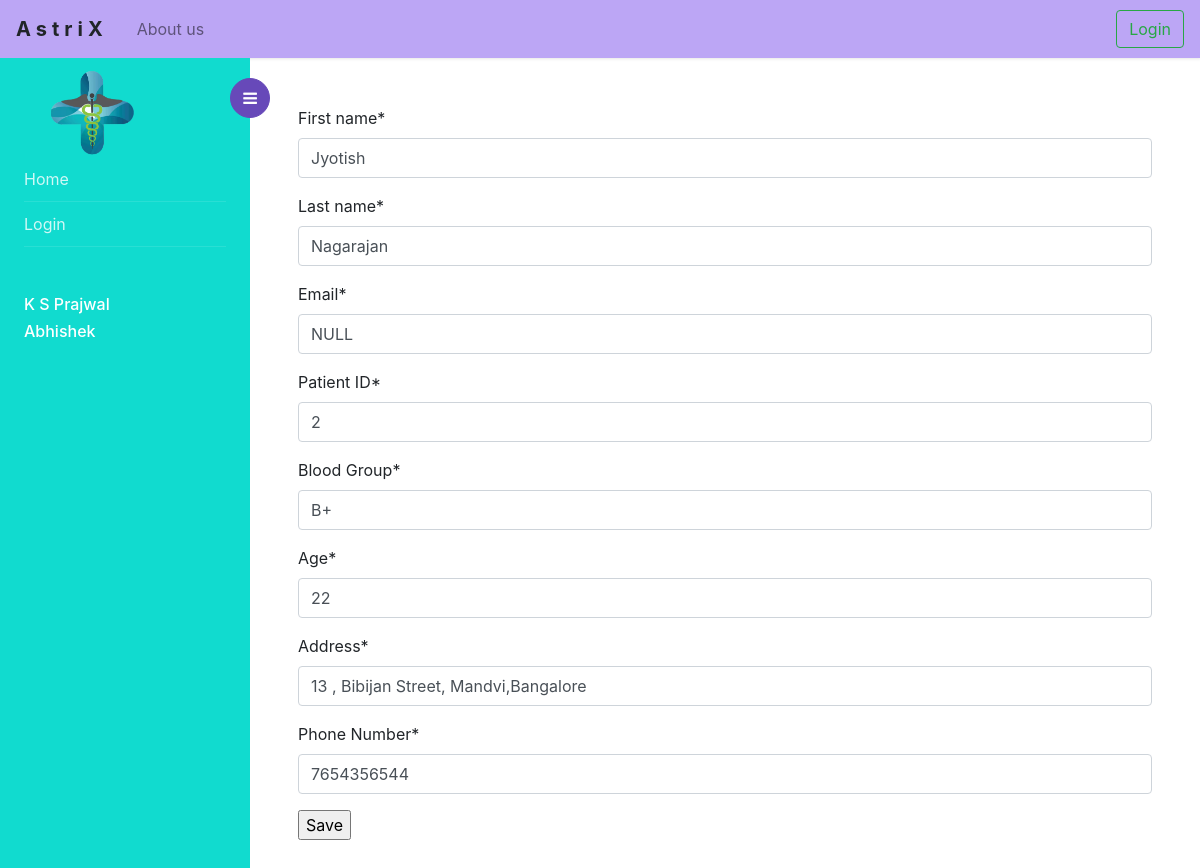
The page /patient/2/ on the database its author committed.
### management/models.py (models this page shows, shortened)
class Patients(models.Model):
    firstName = models.CharField(max_length=50,null=False,verbose_name = "First name")
    lastName = models.CharField(max_length=50,null=False,verbose_name = "Last name")
    email = models.EmailField(max_length=254)
    pid = models.PositiveIntegerField(null=False,unique=True,default=1,verbose_name = "Patient ID")
    bloodGroup = models.CharField(max_length=3,null=False,verbose_name = "Blood Group")
    age = models.PositiveIntegerField(verbose_name = "Age")
    address = models.CharField(max_length=50,null=False,verbose_name = "Address")
    phNo = models.CharField( max_length=10,verbose_name = "Phone Number")

### management/views.py (the view)
# urls.py: path("patient/<pk>/",updatePatient.as_view(),name= "updatepatient"),
class updatePatient(UpdateView):
    model = Patients
    fields = "__all__"
    template_name = "updatepatient.html"
    success_url ="/management/patient/"

### templates/updatepatient.html (shortened to what this page needs)
{% extends "base.html" %}
{% load crispy_forms_tags %}
{% block content %}
<div class="p-4 p-md-5 pt-5">
    <form method="post">
	{{ form|crispy }}
	<input type="submit" value="Save">
</form>
</div>
{% endblock %}

### templates/base.html (style rules this page uses)
* { transition: 3s linear; }

### rows shown on the page
Patients: firstName "Jyotish", lastName "Nagarajan", email "NULL", pid "2", bloodGroup "B+", age "22", address "13 , Bibijan Street, Mandvi,Bangalore", phNo "7654356544"
